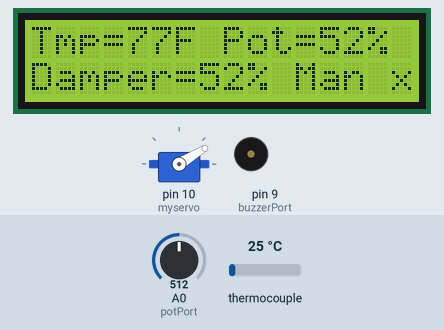
Recording of a sketch running on a simulated Arduino Uno, built with avr-gcc and run on an emulated ATmega328P. Parts: servo, 16×2 character LCD, buzzer (waves = sounding, pin HIGH). Inputs (shaded band) come from the test bench; at power-on: A0 (potPort) = 512, thermocouple 25 °C. What the sketch prints to the serial monitor is not drawn.

Above: at 11.1 s.
11.2 s: A0 (potPort) set to 1023
At 16.3 s:
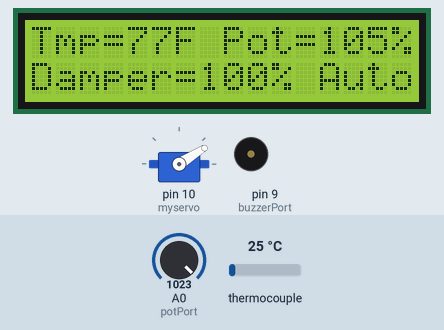
21.1 s: thermocouple set to 6 °C
At 30.9 s:
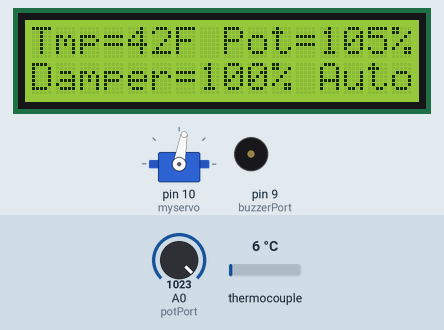
31.0 s: A0 (potPort) set to 964
At 35.5 s:
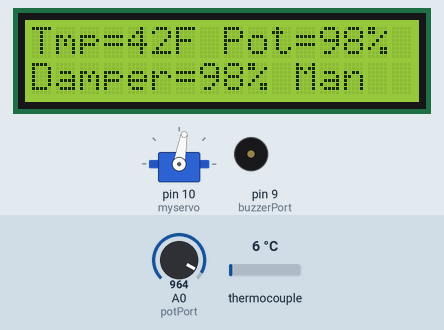
40.9 s: A0 (potPort) set to 938
At 46.3 s:
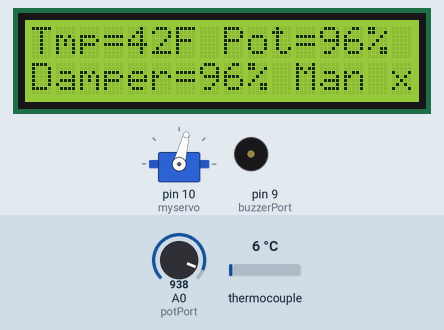
50.8 s: A0 (potPort) set to 716
At 60.2 s:
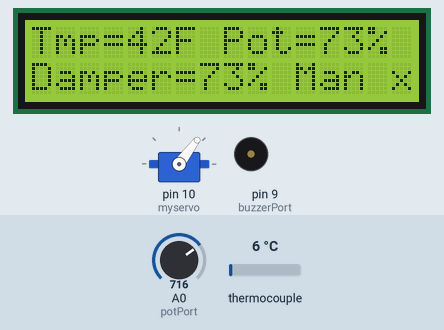
60.7 s: A0 (potPort) set to 698
At 65.3 s:
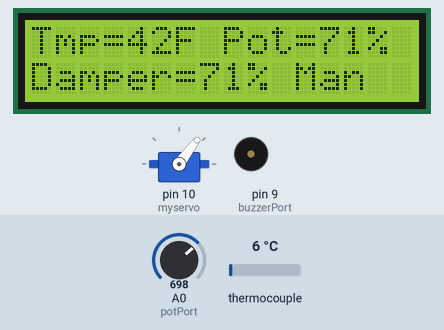
70.6 s: A0 (potPort) set to 676
Timing chart, 0 to 75.7 s (numbered marks = the images above; inputs shaded):
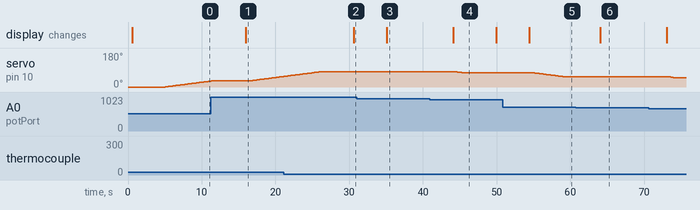

The sketch:

StoveRegulator_v1.0.ino
```cpp
// (licence header left out)
// Include libraries for max6675, servo, LCD, and math.
#include <max6675.h>
#include <Servo.h>
#include <LiquidCrystal.h>
#include <math.h>

// Thermocouple pins mapping:
int thermoCsPort = 6;               // CS pin on MAX6675; chip select
int thermoSoPort = 7;               // SO pin of MAX6675; serial output
int thermoSckkPort = 8;             // SCK pin of MAX6675; serial clock input

// int units = 1;                      // Toggle for readout temp units (0 = ˚F, 1 = ˚C)
float error = 0.0;                  // Temperature compensation error

// Buzzer variables:
int buzzerPort = 9;                 // Buzzer port
int buzzerRefillFrequency = 1900;   // Buzzer tone frequency for refill alarm
int buzzerRefillRepeat = 3;         // Number of refill alarm tones
int buzzerRefillDelay = 1000;       // Delay of refill alarm tone
int buzzerCloseFrequency = 950;    // Buzzer tone frequency for end of fire damper close alarm
int buzzerCloseRepeat = 2;          // Number of tones for end of fire damper close alarm
int buzzerCloseDelay = 2000;        // Delay of tone for end of fire damper close alarm

// Potentiometer variables
int servoPort = 0;
int potPort = 0;

// LCD port variables
int lcdPort1 = 12;
int lcdPort2 = 11;
int lcdPort3 = 5;
int lcdPort4 = 4;
int lcdPort5 = 3;
int lcdPort6 = 2;

// Device objects
Servo myservo;  // create servo object to control the servo
MAX6675 thermocouple(thermoSckkPort, thermoCsPort, thermoSoPort);
LiquidCrystal lcd(lcdPort1, lcdPort2, lcdPort3, lcdPort4, lcdPort5, lcdPort6);

// Servo settings
float servoCalibration = 1.0;  // 1.0 is neutral cal - adjust value so servo arm drives closed damper when damper variable equals 0 (0%)
float servoOffset = 20;  // offset angle for servo angle adjustment
float servoAngle = 100;  // adjust value to define total angular travel of servo so that cable drives damper from fully opened to fully closed

// Regulation variables (Based on PID):
// damper = kP * errP + kI * errI + kD * errD
// errP = targetTempC - temperature
// errI = errP integral
// errD = errP derivative
int temperature = 0;  // initialize temperature variable for C
int temperatureF = 32; // initialize temperature variable for F - only used for display output
float temperatureMin = 38; // under this temperature (38C = 100F), the regulation starts an integral measure to estimate end of fire and close the damper
float targetTempC = 121.1; // the target temperature as measured by the thermocouple (121.1 C = 250 F)
float errP = 0.0;
float errD = 0.0;
float errI = 0.0;
float errOld = 0.0;
float kP = 5;              // P parameter of the PID regulation
float kI = 0.0005;         // I parameter of the PID regulation
float kD = 0.00005;        // D parameter of the PID regulation

float refillTrigger = 5000;    // refillTrigger used to notify need of a wood refill
float closeTrigger = 15000;    // closeTrigger used to close damper at end of combustion

int pot = 0;
int oldPot = 0;
float potMax = 1023.0;   // Potentiometer calibration
int potRelMax = 100;     // Potentiometer value above which the regulator runs in automatic mode

int angle = 0;
int damper = 0;
int oldDamper = 0;
int diff = 0;
float maxDamper = 100.0;  // Sets maximum damper setting
float minDamper = 0.0;    // Sets minimum damper setting
float zeroDamper = 0.0;   // Sets zero damper setting - note that stove allows some amount of airflow at zero damper

String messageTemp; // Initialize message for temperature output
String messageDamp; // Initialize message for damper setting output

boolean closeBuzzer = true;
boolean refillBuzzer = true;


void setup() {
  Serial.begin(9600);  // opens serial port, sets data rate to 9600 bps
  myservo.attach(10);  // attach servo variable to pin 10
  myservo.write(0);    // write 0 deg angle to servo
  myservo.detach();    // detach servo variable from its pin
  lcd.begin(16, 2);    // initializes 1602 LCD screen for 16 columns and 2 rows
  pinMode(buzzerPort, OUTPUT); // configures buzzer pin as an output
}

void loop() {

  temperature = thermocouple.readCelsius();
  temperatureF = temperature * 9 / 5 + 32;  // convert C to F

  delay(500);

  if (temperature == -1) {
    Serial.println("Thermocouple Error!!"); // Temperature is read as -1 and there is a thermocouple error
  } else {

    pot = analogRead(potPort); // reads the value of the potentiometer (value between 0 and 1023)
    pot = map(pot, 0, potMax, 0, 105); // scale potentiometer reading to 0 to 105%; note that setting above 100% invokes automatic mode

    if (pot <= potRelMax ) {
      // Manual damper regulation mode
      damper = round(pot * maxDamper / 100);  // scales damper setting according to max setting
      errI = 0;
      errD = 0;
      closeBuzzer = true;
      refillBuzzer = true;
      messageDamp = "Damper=" + String(damper) + "% Man";
    }
    else
    {
      if (errI < closeTrigger) {
        // Automatic PID regulation
        errP = targetTempC - temperature;
        errI = errI + errP;
        errD = errP - errOld;
        damper = kP * errP + kI * errI + kD * errD;
        errOld = errP;

        // Limit values to physical constraints ..
        if (damper < minDamper) damper = minDamper;
        if (damper > maxDamper) damper = maxDamper;

        // Close and end fire
        // if (errI >= closeTrigger) errI = closeTrigger;
        //
        if (temperature > temperatureMin) errI = 0;  // reset errI if temperature is higher than minimum cutoff temperature
        // if (errI >= closeTrigger) damper = zeroDamper;

        messageDamp = "Damper=" + String(damper) + "% Auto";
        //Refill Alarm
        if (errI > refillTrigger) {
          messageDamp = "Damper=" + String(damper) + "% Fill";
          if (refillBuzzer) {
            for (int i = 0; i < buzzerRefillRepeat; i++) {
              tone(buzzerPort, buzzerRefillFrequency);
              delay(buzzerRefillDelay);
              noTone(buzzerPort);
              delay(buzzerRefillDelay);
            }
            refillBuzzer = false;
          }
          if (temperature > targetTempC) {
            errI = 0;
            errD = 0;
            refillBuzzer = true;
          }
        }

      }

      else {
        // Close Damper if end of combustion
        messageDamp = "Damper=" + String(damper) + "% End";

        if (closeBuzzer) {
          for (int i = 0; i < buzzerCloseRepeat; i++) {
            tone(buzzerPort, buzzerCloseFrequency);
            delay(buzzerCloseDelay);
            noTone(buzzerPort);
            delay(buzzerCloseDelay);
          }
          closeBuzzer = false;
        }
      }
    }

    // Display message on LCD
    lcd.clear();
    lcd.setCursor(0, 0);
    messageTemp = "Tmp=" + String(temperatureF) + "F" + " Pot=" + round(pot) + "%";
    lcd.print(messageTemp);
    lcd.setCursor(0, 1);
    lcd.print(messageDamp);
    // Serial Plotter
    Serial.print(round(damper/maxDamper * 100));
    Serial.print(",");
    Serial.print(temperatureF);
    Serial.print(",");
    Serial.print(errP);
    Serial.print(",");
    Serial.print(errI);
    Serial.print(",");
    Serial.print(errD);
    Serial.print(",");
    Serial.println();

    // Turn servo only for more than 2° delta
    diff = damper - oldDamper;
    if (abs(diff) > 2) {
      lcd.print(" x");
      delay(500);
      myservo.attach(10);
      if (diff > 2) {
        for (int i = 0; i < diff; i++) {
            angle = (oldDamper + i + 1) * servoAngle / (maxDamper * servoCalibration) - servoOffset;
            myservo.write(angle);
            delay(200);
          }
      }

      if (diff < 2) {
        for (int i = 0; i < abs(diff); i++) {
            angle = (oldDamper - i - 1) * servoAngle / (maxDamper * servoCalibration) - servoOffset;
            myservo.write(angle);
            delay(200);
          }
      }

      myservo.detach();

      oldPot = pot;
      oldDamper =  damper;
    }
    delay(4000);
  }
}
```

Measured:
- the behaviour switches between 955 and 954 on A0 (potPort) (found by bisection; images 3 and 4)
- after the input at 11.2 s, the display: changes after 4.8 s (image 1)
- after the input at 21.1 s, the display: changes after 9.5 s (image 2)
- after the input at 31.0 s, the display: changes after 4.1 s (image 3)
- after the input at 40.9 s, servo on pin 10 (myservo): 80° → 79° after 3.7 s, → 78° 0.20 s later, → 77° 0.20 s later, → 76° 0.20 s later; the display: changes after 3.2 s (image 4)
- after the input at 50.8 s, servo on pin 10 (myservo): moves from 76° to 53° over 4.4 s, starting after 4.2 s; the display: changes after 3.7 s (image 5)
- after the input at 60.7 s, the display: changes after 3.4 s (image 6)
- after the input at 70.6 s, servo on pin 10 (myservo): 53° → 52° after 3.0 s, → 51° 0.20 s later, → 50° 0.20 s later, → 49° 0.20 s later
